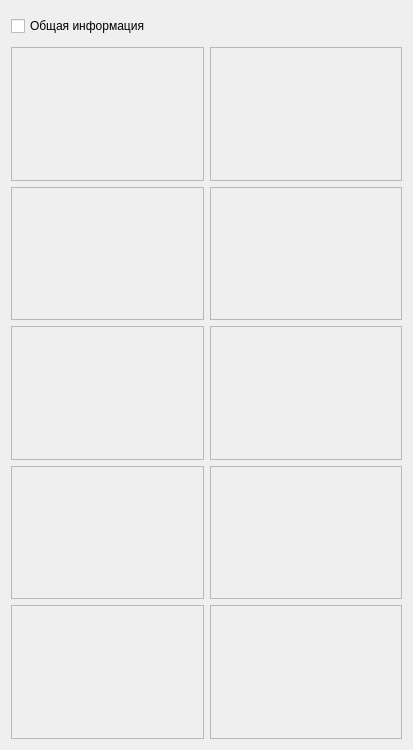
<?xml version="1.0" encoding="UTF-8"?>
<ui version="4.0">
 <class>dataUnitFrame</class>
 <widget class="QFrame" name="dataUnitFrame">
  <property name="geometry">
   <rect>
    <x>0</x>
    <y>0</y>
    <width>413</width>
    <height>750</height>
   </rect>
  </property>
  <property name="minimumSize">
   <size>
    <width>0</width>
    <height>480</height>
   </size>
  </property>
  <property name="windowTitle">
   <string>Frame</string>
  </property>
  <property name="frameShape">
   <enum>QFrame::NoFrame</enum>
  </property>
  <layout class="QGridLayout" name="gridLayout">
   <item row="3" column="0">
    <widget class="QFrame" name="GNSSValidrame">
     <property name="minimumSize">
      <size>
       <width>140</width>
       <height>60</height>
      </size>
     </property>
     <property name="frameShape">
      <enum>QFrame::StyledPanel</enum>
     </property>
     <property name="frameShadow">
      <enum>QFrame::Raised</enum>
     </property>
    </widget>
   </item>
   <item row="2" column="1">
    <widget class="QFrame" name="MagVecFrame">
     <property name="minimumSize">
      <size>
       <width>140</width>
       <height>60</height>
      </size>
     </property>
     <property name="frameShape">
      <enum>QFrame::StyledPanel</enum>
     </property>
     <property name="frameShadow">
      <enum>QFrame::Raised</enum>
     </property>
    </widget>
   </item>
   <item row="6" column="1">
    <widget class="QFrame" name="AngVelFrame">
     <property name="minimumSize">
      <size>
       <width>140</width>
       <height>60</height>
      </size>
     </property>
     <property name="frameShape">
      <enum>QFrame::StyledPanel</enum>
     </property>
     <property name="frameShadow">
      <enum>QFrame::Raised</enum>
     </property>
    </widget>
   </item>
   <item row="4" column="0">
    <widget class="QFrame" name="GNSSTimeFrame">
     <property name="minimumSize">
      <size>
       <width>140</width>
       <height>60</height>
      </size>
     </property>
     <property name="frameShape">
      <enum>QFrame::StyledPanel</enum>
     </property>
     <property name="frameShadow">
      <enum>QFrame::Raised</enum>
     </property>
    </widget>
   </item>
   <item row="6" column="0">
    <widget class="QFrame" name="GNSSCoordFrame">
     <property name="minimumSize">
      <size>
       <width>140</width>
       <height>60</height>
      </size>
     </property>
     <property name="frameShape">
      <enum>QFrame::StyledPanel</enum>
     </property>
     <property name="frameShadow">
      <enum>QFrame::Raised</enum>
     </property>
    </widget>
   </item>
   <item row="1" column="1">
    <widget class="QFrame" name="MagAbsFrame">
     <property name="minimumSize">
      <size>
       <width>140</width>
       <height>60</height>
      </size>
     </property>
     <property name="frameShape">
      <enum>QFrame::StyledPanel</enum>
     </property>
     <property name="frameShadow">
      <enum>QFrame::Raised</enum>
     </property>
    </widget>
   </item>
   <item row="0" column="0" colspan="2">
    <widget class="QCheckBox" name="infoCB">
     <property name="minimumSize">
      <size>
       <width>0</width>
       <height>30</height>
      </size>
     </property>
     <property name="text">
      <string>Общая информация</string>
     </property>
    </widget>
   </item>
   <item row="1" column="0">
    <widget class="QFrame" name="RebootCtrFrame">
     <property name="minimumSize">
      <size>
       <width>140</width>
       <height>60</height>
      </size>
     </property>
     <property name="frameShape">
      <enum>QFrame::StyledPanel</enum>
     </property>
     <property name="frameShadow">
      <enum>QFrame::Raised</enum>
     </property>
    </widget>
   </item>
   <item row="2" column="0">
    <widget class="QFrame" name="TempFrame">
     <property name="minimumSize">
      <size>
       <width>140</width>
       <height>60</height>
      </size>
     </property>
     <property name="frameShape">
      <enum>QFrame::StyledPanel</enum>
     </property>
     <property name="frameShadow">
      <enum>QFrame::Raised</enum>
     </property>
    </widget>
   </item>
   <item row="3" column="1">
    <widget class="QFrame" name="AccelFrame">
     <property name="minimumSize">
      <size>
       <width>140</width>
       <height>60</height>
      </size>
     </property>
     <property name="frameShape">
      <enum>QFrame::StyledPanel</enum>
     </property>
     <property name="frameShadow">
      <enum>QFrame::Raised</enum>
     </property>
    </widget>
   </item>
   <item row="4" column="1">
    <widget class="QFrame" name="LTimeFrame">
     <property name="minimumSize">
      <size>
       <width>140</width>
       <height>60</height>
      </size>
     </property>
     <property name="frameShape">
      <enum>QFrame::StyledPanel</enum>
     </property>
     <property name="frameShadow">
      <enum>QFrame::Raised</enum>
     </property>
    </widget>
   </item>
  </layout>
 </widget>
 <resources/>
 <connections/>
</ui>
